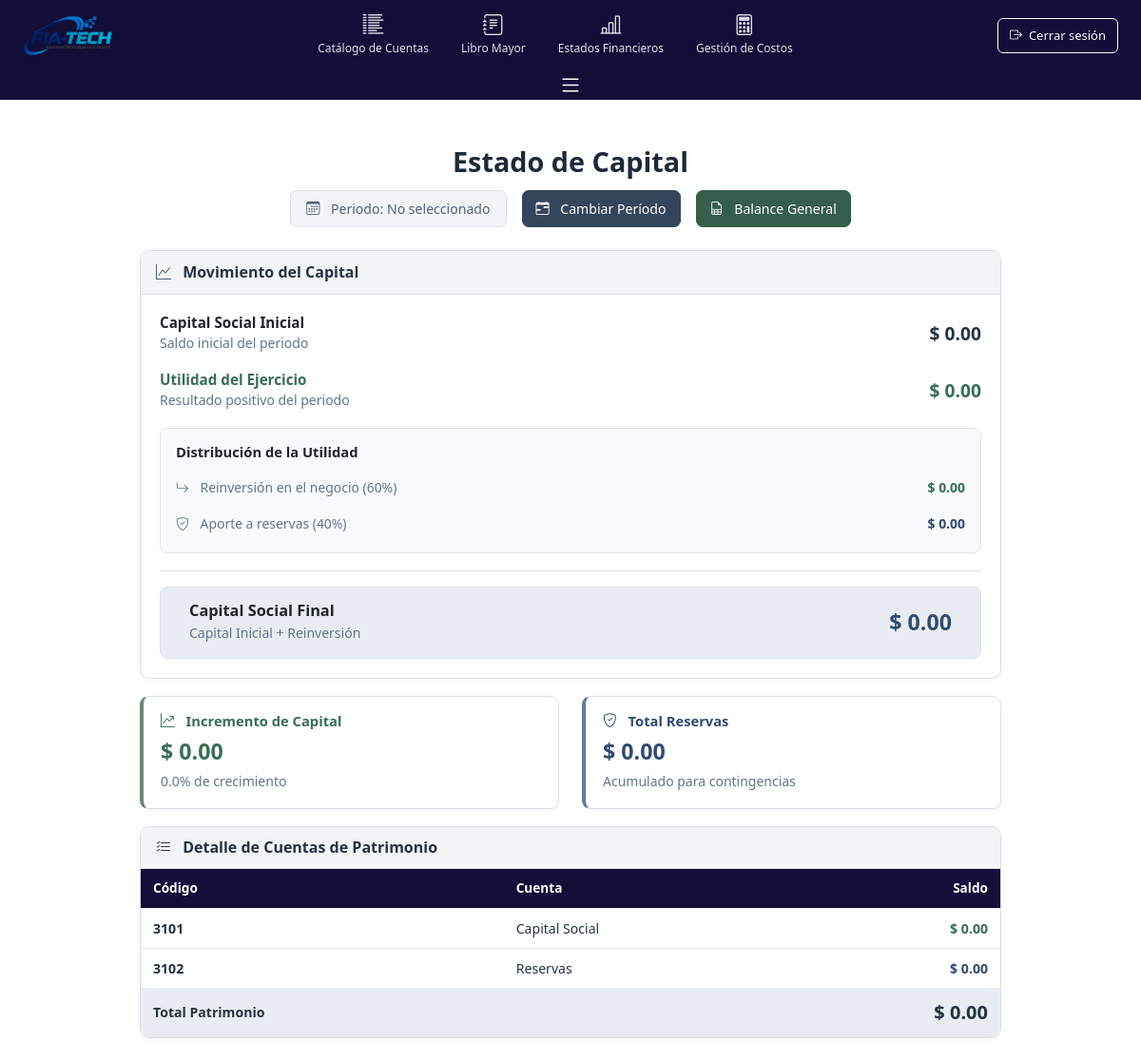
Before: /fiatech_app/estado-capital/ with the older database file.
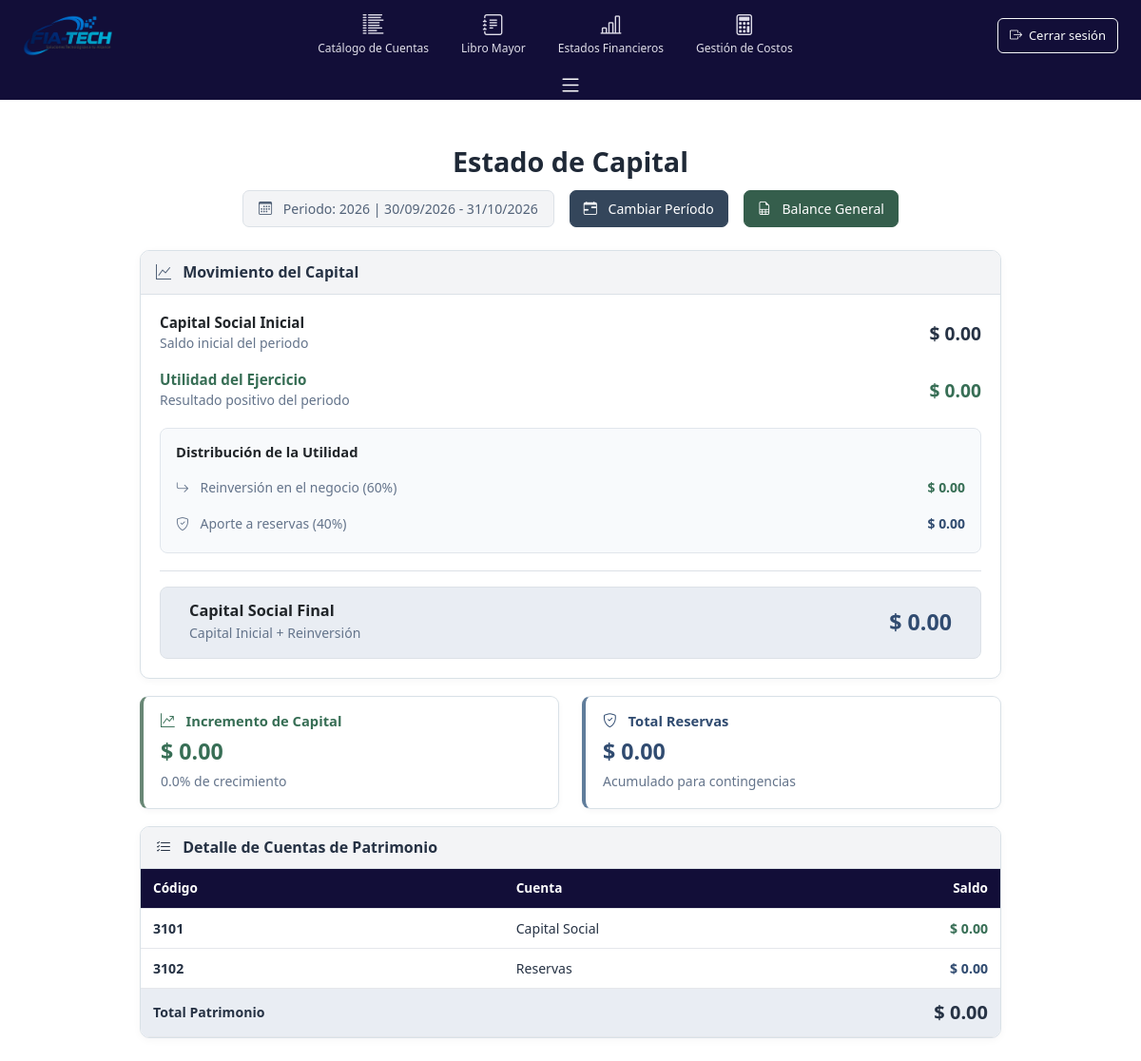
After: the same page with the newer database file.
### fiatech_app/models/contaGeneral.py (models this page shows, shortened)
class PeriodoContable(models.Model):
    ESTADOS = [
        ('ACTIVO', 'Activo'),
        ('CERRADO', 'Cerrado'),
        ('FINALIZADO', 'Finalizado'),
    ]
    año = models.IntegerField(unique=True)
    fecha_inicio = models.DateField()
    fecha_fin = models.DateField()
    estado = models.CharField(max_length=10, choices=ESTADOS, default='ACTIVO')
    fecha_creacion = models.DateTimeField(auto_now_add=True)
    class Meta:
        ordering = ['-año']

### fiatech_app/views/estadosFinancieros.py (the view)
def estado_capital(request):
    periodo_id = request.POST.get(
        'periodo_id') or request.GET.get('periodo_id')
    if periodo_id:
        try:
            periodo_actual = PeriodoContable.objects.get(id=periodo_id)
        except PeriodoContable.DoesNotExist:
            periodo_actual = PeriodoContable.objects.filter(
                estado='FINALIZADO').first()
            messages.warning(request, "El período seleccionado no existe.")
    else:
        periodo_actual = PeriodoContable.objects.filter(
            estado='FINALIZADO').first()
    capital_inicial = Decimal('0')
    resultado_ejercicio = Decimal('0')
    reservas_actuales = Decimal('0') # Esto es 'Reservas Iniciales'
    hay_perdida = False
    año = ""
    if periodo_actual:
        año = periodo_actual.año
        try:
            cuenta_capital = Cuenta.objects.get(codigo='3101')
            transacciones_capital = Transaccion.objects.filter(
                cuenta=cuenta_capital,
                periodo=periodo_actual
            ).aggregate(
                total_debe=Sum('debe'),
                total_haber=Sum('haber')
            )
            saldo_haber = transacciones_capital['total_haber'] or Decimal('0')
            saldo_debe = transacciones_capital['total_debe'] or Decimal('0')
            capital_inicial = saldo_haber - saldo_debe
        except Cuenta.DoesNotExist:
            capital_inicial = Decimal('0')
        try:
            cuenta_reservas = Cuenta.objects.get(codigo='3102')
            transacciones_reservas = Transaccion.objects.filter(
                cuenta=cuenta_reservas,
                periodo=periodo_actual
            ).aggregate(
                total_debe=Sum('debe'),
                total_haber=Sum('haber')
            )
            saldo_haber = transacciones_reservas['total_haber'] or Decimal('0')
            saldo_debe = transacciones_reservas['total_debe'] or Decimal('0')
            reservas_actuales = saldo_haber - saldo_debe
        except Cuenta.DoesNotExist:
            reservas_actuales = Decimal('0')
        total_ingresos = calcular_ventas_totales(periodo_actual, incluir_ajustes=True)
        total_gastos = calcular_gastos_totales(periodo_actual, incluir_ajustes=True)
        resultado_ejercicio = total_ingresos - total_gastos
        hay_perdida = resultado_ejercicio < 0
    else:
        año = "N/A"
        capital_inicial = Decimal('0')
        resultado_ejercicio = Decimal('0')
        reservas_actuales = Decimal('0')
        hay_perdida = False
    if hay_perdida:
        perdida_total = abs(resultado_ejercicio)
        capital_final = capital_inicial - perdida_total  # Se resta la pérdida del capital
        reinversion = Decimal('0')
        reservas_utilidad = Decimal('0') # Reservas *del período*
        reservas_totales = reservas_actuales  # Las reservas *totales* se mantienen igual
    else:
        reinversion = resultado_ejercicio * Decimal('0.60')  # 60% para reinversión
        reservas_utilidad = resultado_ejercicio * Decimal('0.40')  # 40% para reservas *del período*
        capital_final = capital_inicial + reinversion
        reservas_totales = reservas_actuales + reservas_utilidad
    incremento_capital = capital_final - capital_inicial
    porcentaje_incremento = (
        incremento_capital / capital_inicial * 100) if capital_inicial > 0 else 0
    periodos = PeriodoContable.objects.all().order_by('-año')
    context = {
        'año': año,
        'capital_inicial': capital_inicial,
        'resultado_ejercicio': resultado_ejercicio,
        'reinversion': reinversion,
        'reservas_utilidad': reservas_utilidad, # 40% del período
        'reservas_actuales': reservas_actuales, # Saldo inicial
        'reservas_totales': reservas_totales,   # Saldo final (inicial + 40%)
        'capital_final': capital_final,
        'incremento_capital': incremento_capital,
        'porcentaje_incremento': porcentaje_incremento,
        'periodo_actual': periodo_actual,
        'periodos': periodos,
        'hay_perdida': hay_perdida,
        'perdida_total': abs(resultado_ejercicio) if hay_perdida else Decimal('0'),
    }
    return render(request, 'EstadosFinancieros/estadoCapital.html', context)

### fiatech_app/views/estadosFinancieros.py (called while the page is built)
def calcular_ventas_totales(periodo, incluir_ajustes=False):
    from django.db.models import Sum
    from decimal import Decimal
    cuentas_ventas = Cuenta.objects.filter(
        Q(codigo__startswith='5') | Q(tipo='INGRESO')
    )
    query = Transaccion.objects.filter(
        periodo=periodo,
        cuenta__in=cuentas_ventas
    )
    if not incluir_ajustes:
        query = query.filter(es_ajuste=False)
    ventas_agg = query.aggregate(
        total_debe=Sum('debe'),
        total_haber=Sum('haber')
    )
    total_debe = ventas_agg['total_debe'] or Decimal('0')
    total_haber = ventas_agg['total_haber'] or Decimal('0')
    return total_haber - total_debe

### fiatech_app/templates/EstadosFinancieros/estadoCapital.html (shortened to what the changed rows need)
{% extends 'base.html' %}
{% load static %}
{% block extra_css %}
<link rel="stylesheet" href="{% static 'css2/estadoCapital.css' %}">
{% endblock %}
{% block content %}
<div class="container-fluid py-4 estado-capital-page">
    <div class="row mb-4">
        <div class="col-12 text-center">
            <h1 class="h3 fw-bold mb-3 estado-capital-titulo">Estado de Capital</h1>
            <div class="d-flex justify-content-center align-items-center flex-wrap gap-3">
                <div class="bg-light text-dark px-3 py-2 rounded-pill">
                    <i class="bi bi-calendar3 me-2"></i>
                    {% if periodo_actual %}
                        <span>Periodo: {{ periodo_actual.año }} |
            {{ periodo_actual.fecha_inicio|date:"d/m/Y" }} - {{ periodo_actual.fecha_fin|date:"d/m/Y" }}</span>
                    {% else %}
                        <span>Periodo: No seleccionado</span>
                    {% endif %}
                </div>
            </div>
        </div>
    </div>
    <div class="row justify-content-center">
        <div class="col-lg-10">
            <div class="card estado-capital-tabla-card">
                <div class="card-body">
                    <div class="table-responsive">
                        <table class="table table-hover mb-0 estado-capital-tabla">
                            <thead class="table-light">
                                <tr>
                                    <th class="fw-bold">Código</th>
                                    <th class="fw-bold">Cuenta</th>
                                    <th class="fw-bold text-end">Saldo</th>
                                </tr>
                            </thead>
                        </table>
                    </div>
                </div>
            </div>
        </div>
    </div>
</div>
{% endblock %}

Changed rows visible on the page:
now on this page (row edited): PeriodoContable: año "2026", fecha_inicio "30/09/2026", fecha_fin "31/10/2026"
Other visible differences:
text no longer shown: "Periodo: No seleccionado"
text now shown: "Periodo: | -"
